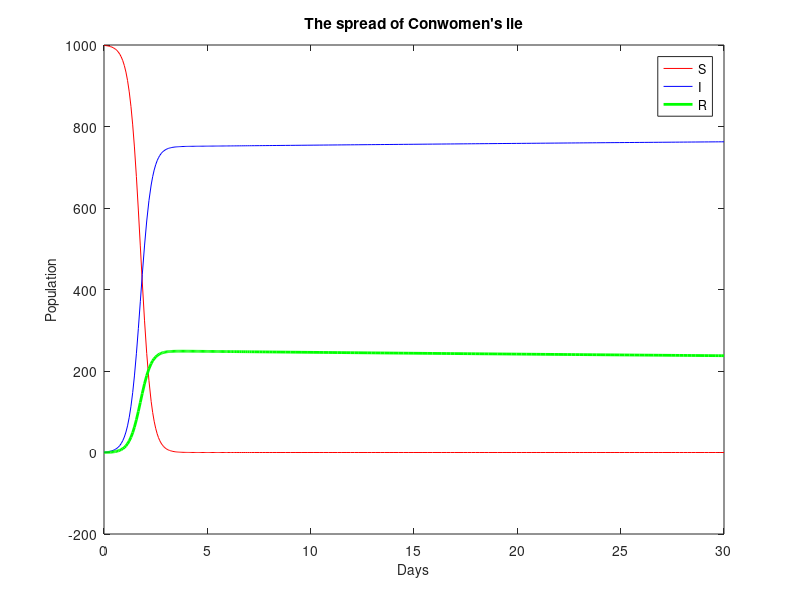

Recreate this plot in MATLAB.
%the Conwoman
beta = 0.005
gamma = 0.002
p = 0.75
alpha = 0.008

sir = @(t,y) [-beta.*y(1).*y(2);p*beta.*y(1).*y(2)-gamma.*y(2)+alpha.*y(3);
gamma.*y(2)-alpha.*y(3)+(1-p)*beta.*y(1).*y(2)];

[t,y] = ode45(sir,[0,30],[999 1 0]);
plot(t,y( :,1),"red",t,y( :,2),"blue",t,y( :,3),"green","LineStyle","-",'LineWidth',2);
xlabel("Days","FontSize",10);ylabel("Population","FontSize",10);
title("The spread of Conwomen's lie");
legend('S','I','R');
